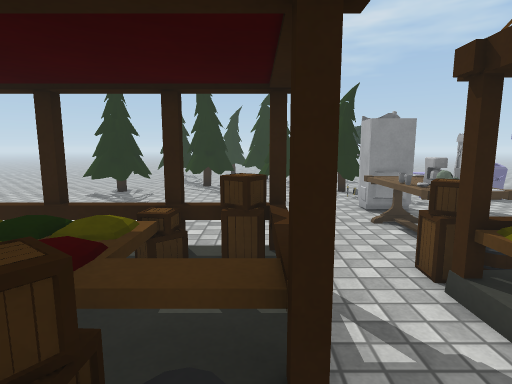
View 1 (above)

24 first-person views from a walk through a 3-D level made in the Unity game engine. The camera is 1.3 m above the floor, tilts 8° down and sees 80° across. The floor is counted in squares, 0.5 m on a side. Each view is taken from the middle of a square. On the plan, view 1 faces up. The plan holds only what a view shows up to about 20 squares ahead; the rest is blank. The place goes on beyond the plan. Some animated figures are not drawn. Some surface patterns are stand-ins.

View 2
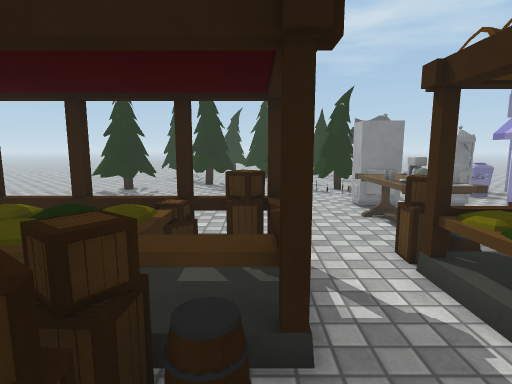

View 3
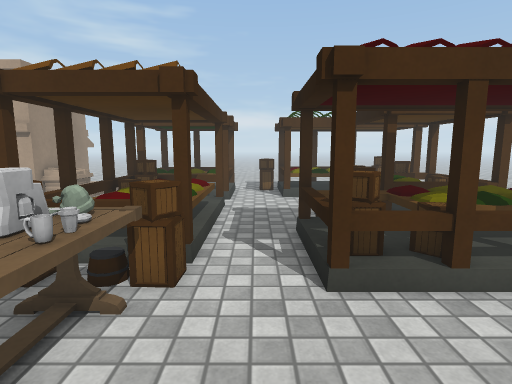

View 4
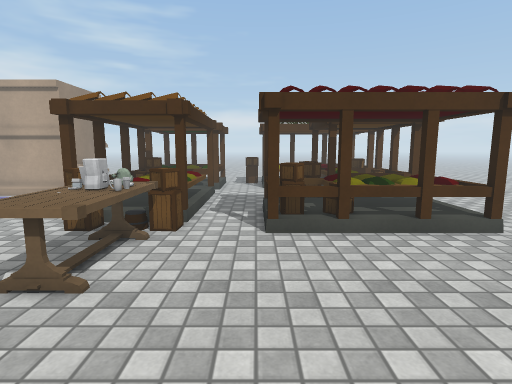

View 5
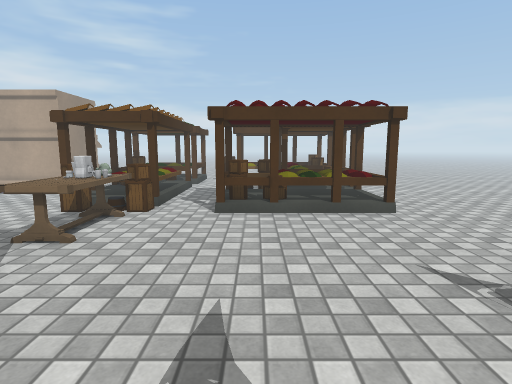

View 6
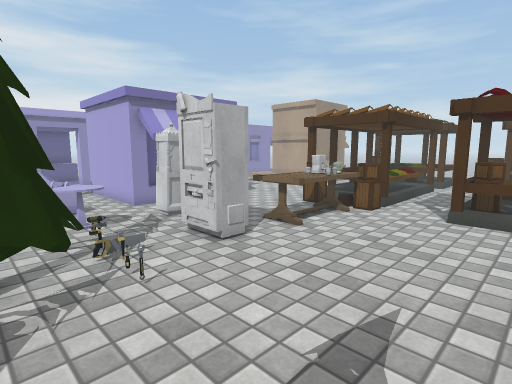

View 7
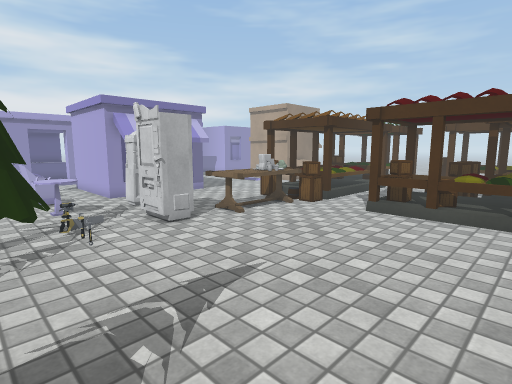

View 8
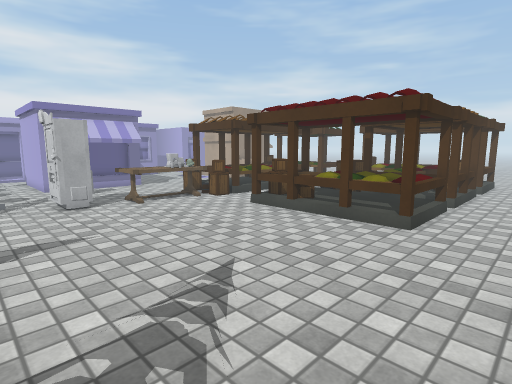

View 9
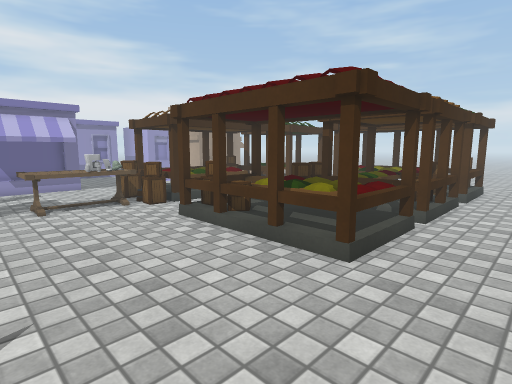

View 10
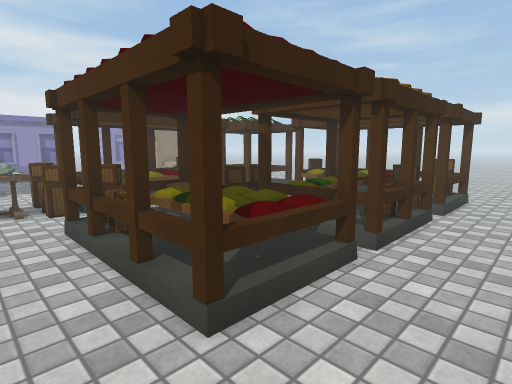

View 11
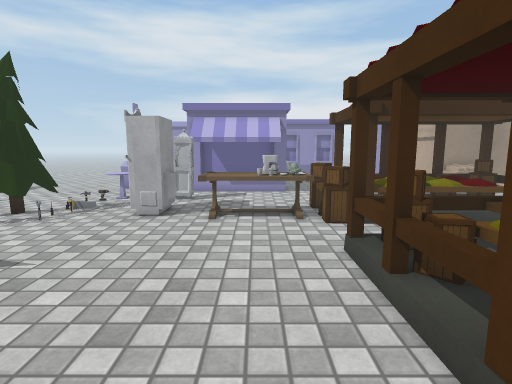

View 12
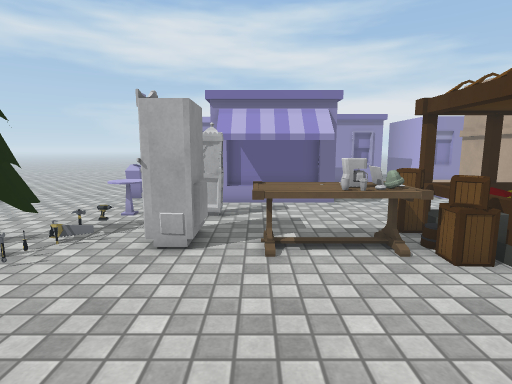

View 13
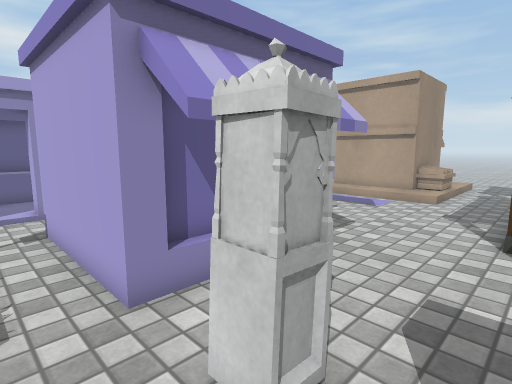

View 14
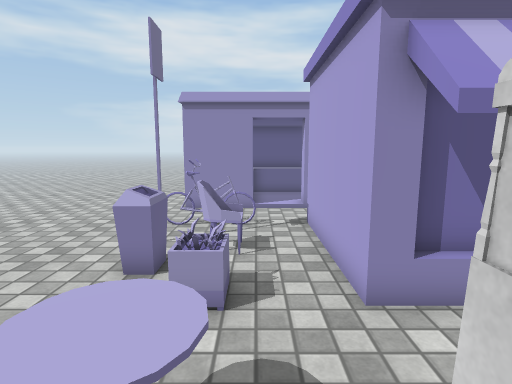

View 15
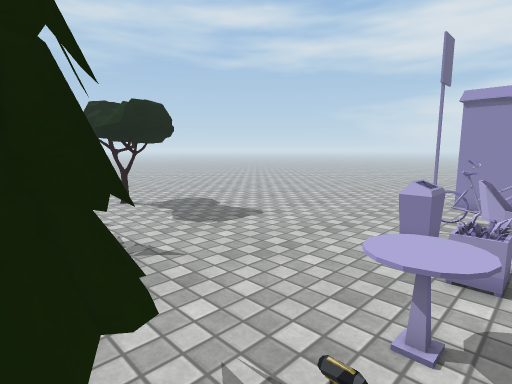

View 16
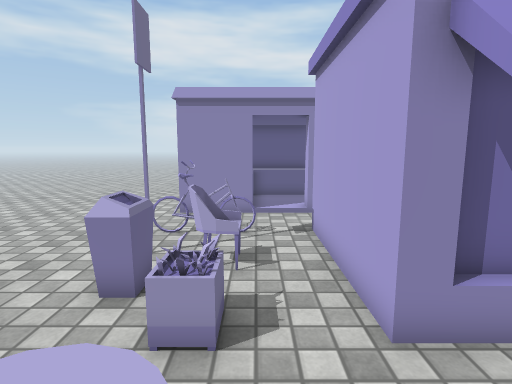

View 17
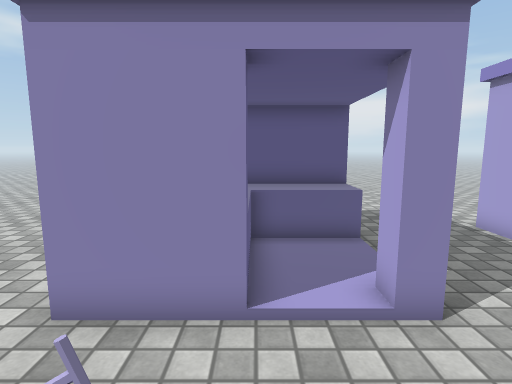

View 18
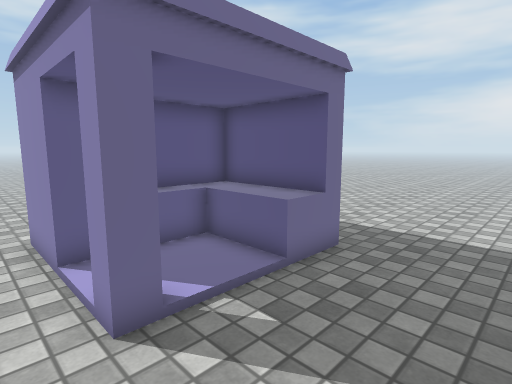

View 19
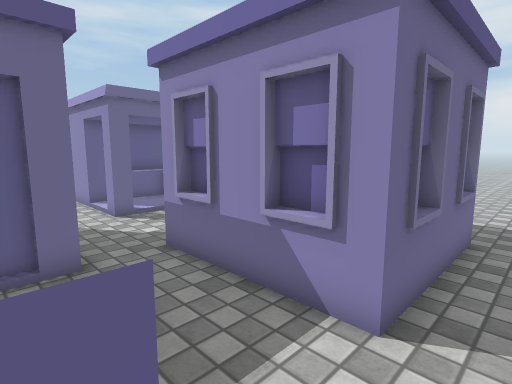

View 20
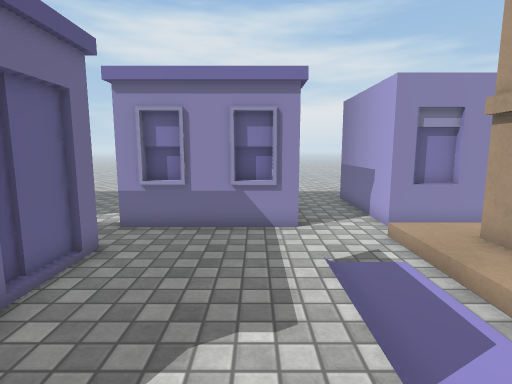

View 21
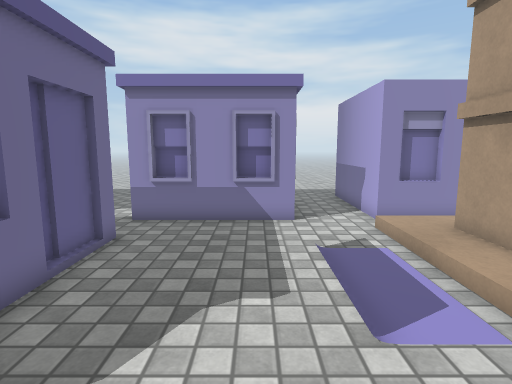

View 22
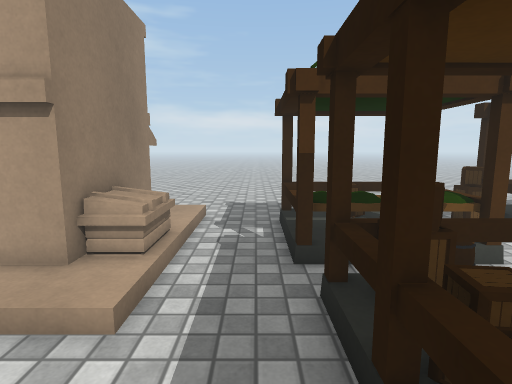

View 23
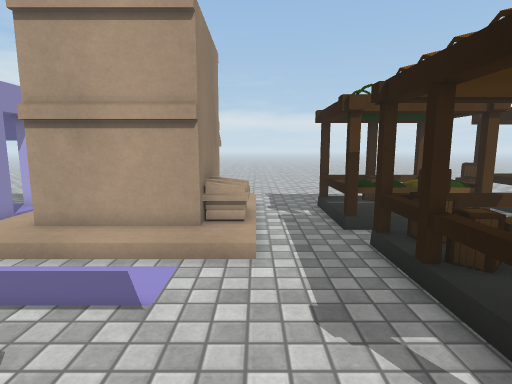

View 24
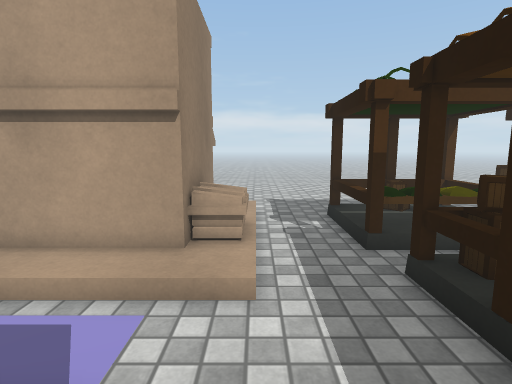

### Floor plan
Key: @ floor where view 1 was taken; # wall or solid block; x gap in a wall; . main floor; : floor 0.25 m higher than the main floor; / step, stairs or slope; = window, fence, low wall or low ledge; ^ raised ledge; T thing the floor can be seen under or through; O other object.
Columns run from 10 left of view 1 to 28 right of it. Each row starts with its distance up from view 1.
 19   ##..........#TT=.......... ....
 18 ####..........#TT......OOO.O .O
 17 .##=...........==..O...OO..##.O
 16 ..................OOO.O..O.# .OO OOOO
 15  ..................O.......=..OOOOOOO
 14  ..............OO..............   OOO
 13 ...............OOOx##OOOOOOOO.OO  OOO..
 12 ................O..##OO      .OO..OOO..
 11 ..............OOO....OO      ..........
 10 ..............OOO....OO      ..........
  9 ..............OOO....OO      ..........
  8 .............OOOO....OO  OO O.O    OO.
  7 ...T==T=T==#..OOO=....O OOOOO.O
  6 ...=TTTTTT#=.=^:==............O
  5 ...=T#   T#=.######...........O
  4 ...=T     #=.=####=...........O
  3 ...=#    ##=.=#####...........O
  2 ...##   ####.=####=....OOOO...OOOOOOO..
  1 ...##   #=...=####=............OO.OO...
  0 ...=#   #=@..=#####....................
 -1  ..##     ...=#=##=..//////////OOOOO...
 -2  ..=#  #  ... ###=#../ OOOOO  OO    O
 -3  ..###### .....=#..../ OOOOO  O
 -4  ...^^==   ..####=#... O      O
 -5  ..#  ######.=####=../ O      O
 -6  ..=#     ##.=# ::=../ O
 -7  ..=#      #=#####=../ O      OO

Where each view was taken, in squares from view 1:
view 1: 0 up, 0 right, facing up
view 2: 1 down, 0 right, facing up
view 3: 12 up, 2 right, facing down
view 4: 16 up, 1 right, facing down
view 5: 19 up, 1 left, facing down
view 6: 19 up, 2 left, facing down-right
view 7: 19 up, 5 left, facing down-right
view 8: 17 up, 10 left, facing down-right
view 9: 13 up, 10 left, facing down-right
view 10: 9 up, 10 left, facing down-right
view 11: 9 up, 7 left, facing right
view 12: 11 up, 3 left, facing right
view 13: 15 up, 7 right, facing down-right
view 14: 15 up, 7 right, facing right
view 15: 15 up, 5 right, facing up-right
view 16: 15 up, 8 right, facing right
view 17: 15 up, 16 right, facing right
view 18: 8 up, 19 right, facing up-right
view 19: 0 up, 16 right, facing up-right
view 20: 3 up, 10 right, facing right
view 21: 3 up, 9 right, facing right
view 22: 3 up, 9 right, facing down
view 23: 6 up, 11 right, facing down
view 24: 4 up, 11 right, facing down
